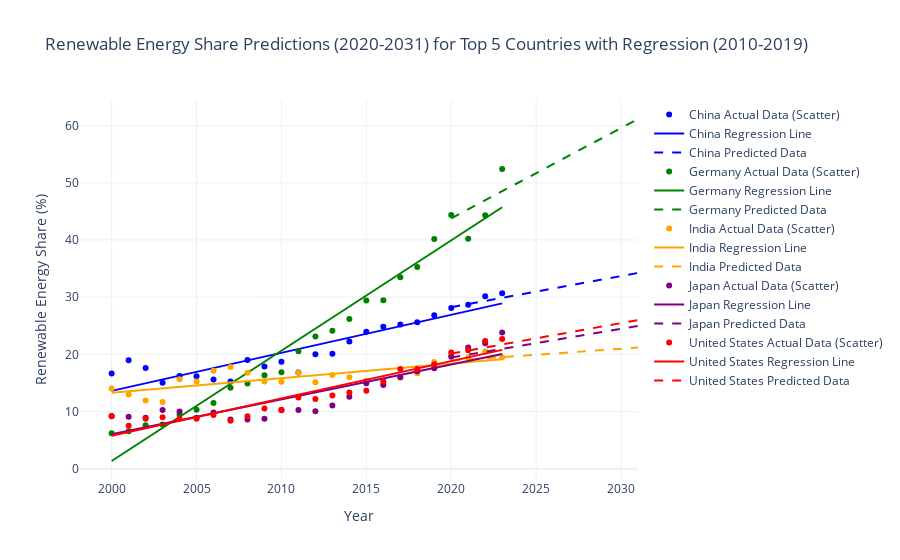

Notebook cell for this chart:
### Code cell
# TOP 5 COUNTRIES (Starting 2010)

import pandas as pd
import numpy as np
import plotly.graph_objs as go
from sklearn.linear_model import LinearRegression
from sklearn.metrics import r2_score, mean_squared_error

countries = ['China', 'United States', 'India', 'Japan', 'Germany']

# Filter the dataframe for the five countries and select the relevant columns
df_filtered = df[(df['Entity'].isin(countries)) & (df['Year'] >= 2000)]

# Create a list for the years we want to predict (2020 and 2031)
years_to_predict = np.array([2022, 2031]).reshape(-1, 1)

# Create an empty list to store the plot traces
plot_traces = []

# Define a list of colors for each country
colors = ['blue', 'green', 'orange', 'purple', 'red']

# Iterate over the top five countries in the dataset
for idx, country in enumerate(df_filtered['Entity'].unique()):
    country_data = df_filtered[df_filtered['Entity'] == country]
    
    # Prepare the feature (year) and target (Renewable energy share)
    X = country_data[['Year']]
    y = country_data['Renewables - % electricity']
    
    # Initialize the linear regression model
    model = LinearRegression()
    
    # Train the model on the available data (years 2010 to 2019)
    model.fit(X, y)
    
    # Make predictions for the years 2020 and 2031
    predictions = model.predict(years_to_predict)
    
    # Create scatter plot for actual data (from 2010 to 2019)
    plot_traces.append(go.Scatter(
        x=country_data['Year'],
        y=y,
        mode='markers',
        marker=dict(color=colors[idx]),
        name=f'{country} Actual Data (Scatter)'
    ))

    # Create a line plot for actual data regression (from 2010 to 2019)
    y_pred = model.predict(X)
    plot_traces.append(go.Scatter(
        x=country_data['Year'],
        y=y_pred,
        mode='lines',
        line=dict(color=colors[idx]),
        name=f'{country} Regression Line'
    ))

    # Create a trace for predicted data (dashed line for predictions)
    plot_traces.append(go.Scatter(
        x=[2020, 2031],
        y=predictions,
        mode='lines',
        line=dict(dash='dash', color=colors[idx]),
        name=f'{country} Predicted Data'
    ))

    # Model evaluation (R² and MSE)
    r2 = r2_score(y, y_pred)
    mse = mean_squared_error(y, y_pred)
    
    print(f'{country} Model Performance:')
    print(f'R-squared: {r2:.2f}')
    print(f'Mean Squared Error: {mse:.2f}')
    print('--------------------------')

# Create the layout for the plot
layout = go.Layout(
    title='Renewable Energy Share Predictions (2020-2031) for Top 5 Countries with Regression (2010-2019)',
    xaxis=dict(title='Year'),
    yaxis=dict(title='Renewable Energy Share (%)'),
    template="plotly_white"
)

# Create the figure with the plot traces
fig = go.Figure(data=plot_traces, layout=layout)

# Show the plot
fig.show()

### Figure 1 — Plotly figure (JSON) as saved in the notebook; plotly's stock layout.template omitted (floating-point values rounded to 4 significant figures)
{"data": [{"marker": {"color": "blue"}, "mode": "markers", "name": "China Actual Data (Scatter)", "type": "scatter", "x": [2000, 2001, 2002, 2003, 2004, 2005, 2006, 2007, 2008, 2009, 2010, 2011, 2012, 2013, 2014, 2015, 2016, 2017, 2018, 2019, 2020, 2021, 2022, 2023], "y": [16.64, 18.96, 17.62, 15.04, 16.22, 16.17, 15.59, 15.26, 19.03, 17.89, 18.69, 16.81, 20.04, 20.13, 22.25, 23.97, 24.83, 25.24, 25.61, 26.85, 28.09, 28.69, 30.18, 30.68]}, {"line": {"color": "blue"}, "mode": "lines", "name": "China Regression Line", "type": "scatter", "x": [2000, 2001, 2002, 2003, 2004, 2005, 2006, 2007, 2008, 2009, 2010, 2011, 2012, 2013, 2014, 2015, 2016, 2017, 2018, 2019, 2020, 2021, 2022, 2023], "y": [13.62, 14.29, 14.95, 15.62, 16.28, 16.95, 17.61, 18.28, 18.94, 19.61, 20.27, 20.94, 21.6, 22.27, 22.93, 23.6, 24.26, 24.93, 25.59, 26.26, 26.92, 27.59, 28.25, 28.92]}, {"line": {"color": "blue", "dash": "dash"}, "mode": "lines", "name": "China Predicted Data", "type": "scatter", "x": [2020, 2031], "y": [28.25, 34.23]}, {"marker": {"color": "green"}, "mode": "markers", "name": "Germany Actual Data (Scatter)", "type": "scatter", "x": [2000, 2001, 2002, 2003, 2004, 2005, 2006, 2007, 2008, 2009, 2010, 2011, 2012, 2013, 2014, 2015, 2016, 2017, 2018, 2019, 2020, 2021, 2022, 2023], "y": [6.224, 6.543, 7.621, 7.752, 9.51, 10.34, 11.51, 14.17, 14.93, 16.34, 16.89, 20.57, 23.14, 24.13, 26.17, 29.44, 29.48, 33.47, 35.26, 40.19, 44.37, 40.22, 44.31, 52.41]}, {"line": {"color": "green"}, "mode": "lines", "name": "Germany Regression Line", "type": "scatter", "x": [2000, 2001, 2002, 2003, 2004, 2005, 2006, 2007, 2008, 2009, 2010, 2011, 2012, 2013, 2014, 2015, 2016, 2017, 2018, 2019, 2020, 2021, 2022, 2023], "y": [1.362, 3.291, 5.22, 7.148, 9.077, 11.01, 12.93, 14.86, 16.79, 18.72, 20.65, 22.58, 24.5, 26.43, 28.36, 30.29, 32.22, 34.15, 36.08, 38.0, 39.93, 41.86, 43.79, 45.72]}, {"line": {"color": "green", "dash": "dash"}, "mode": "lines", "name": "Germany Predicted Data", "type": "scatter", "x": [2020, 2031], "y": [43.79, 61.15]}, {"marker": {"color": "orange"}, "mode": "markers", "name": "India Actual Data (Scatter)", "type": "scatter", "x": [2000, 2001, 2002, 2003, 2004, 2005, 2006, 2007, 2008, 2009, 2010, 2011, 2012, 2013, 2014, 2015, 2016, 2017, 2018, 2019, 2020, 2021, 2022, 2023], "y": [14.05, 13.0, 11.94, 11.7, 15.64, 15.25, 17.14, 17.8, 16.77, 15.27, 15.21, 16.79, 15.14, 16.39, 16.01, 15.37, 14.85, 15.97, 16.69, 18.69, 19.95, 19.45, 20.5, 19.51]}, {"line": {"color": "orange"}, "mode": "lines", "name": "India Regression Line", "type": "scatter", "x": [2000, 2001, 2002, 2003, 2004, 2005, 2006, 2007, 2008, 2009, 2010, 2011, 2012, 2013, 2014, 2015, 2016, 2017, 2018, 2019, 2020, 2021, 2022, 2023], "y": [13.28, 13.53, 13.79, 14.04, 14.3, 14.55, 14.81, 15.06, 15.32, 15.57, 15.83, 16.08, 16.34, 16.59, 16.85, 17.1, 17.36, 17.62, 17.87, 18.13, 18.38, 18.64, 18.89, 19.15]}, {"line": {"color": "orange", "dash": "dash"}, "mode": "lines", "name": "India Predicted Data", "type": "scatter", "x": [2020, 2031], "y": [18.89, 21.19]}, {"marker": {"color": "purple"}, "mode": "markers", "name": "Japan Actual Data (Scatter)", "type": "scatter", "x": [2000, 2001, 2002, 2003, 2004, 2005, 2006, 2007, 2008, 2009, 2010, 2011, 2012, 2013, 2014, 2015, 2016, 2017, 2018, 2019, 2020, 2021, 2022, 2023], "y": [9.187, 9.077, 8.942, 10.26, 10.03, 8.914, 9.831, 8.623, 8.615, 8.732, 10.23, 10.28, 10.06, 11.08, 12.6, 14.95, 14.66, 16.0, 17.07, 17.58, 19.58, 21.18, 21.96, 23.83]}, {"line": {"color": "purple"}, "mode": "lines", "name": "Japan Regression Line", "type": "scatter", "x": [2000, 2001, 2002, 2003, 2004, 2005, 2006, 2007, 2008, 2009, 2010, 2011, 2012, 2013, 2014, 2015, 2016, 2017, 2018, 2019, 2020, 2021, 2022, 2023], "y": [6.025, 6.636, 7.247, 7.858, 8.469, 9.08, 9.692, 10.3, 10.91, 11.52, 12.14, 12.75, 13.36, 13.97, 14.58, 15.19, 15.8, 16.41, 17.03, 17.64, 18.25, 18.86, 19.47, 20.08]}, {"line": {"color": "purple", "dash": "dash"}, "mode": "lines", "name": "Japan Predicted Data", "type": "scatter", "x": [2020, 2031], "y": [19.47, 24.97]}, {"marker": {"color": "red"}, "mode": "markers", "name": "United States Actual Data (Scatter)", "type": "scatter", "x": [2000, 2001, 2002, 2003, 2004, 2005, 2006, 2007, 2008, 2009, 2010, 2011, 2012, 2013, 2014, 2015, 2016, 2017, 2018, 2019, 2020, 2021, 2022, 2023], "y": [9.23, 7.513, 8.749, 9.025, 8.733, 8.749, 9.418, 8.398, 9.181, 10.55, 10.32, 12.47, 12.18, 12.83, 13.35, 13.63, 15.29, 17.45, 17.45, 18.29, 20.32, 20.74, 22.35, 22.67]}, {"line": {"color": "red"}, "mode": "lines", "name": "United States Regression Line", "type": "scatter", "x": [2000, 2001, 2002, 2003, 2004, 2005, 2006, 2007, 2008, 2009, 2010, 2011, 2012, 2013, 2014, 2015, 2016, 2017, 2018, 2019, 2020, 2021, 2022, 2023], "y": [5.788, 6.44, 7.092, 7.744, 8.396, 9.048, 9.7, 10.35, 11.0, 11.66, 12.31, 12.96, 13.61, 14.27, 14.92, 15.57, 16.22, 16.87, 17.53, 18.18, 18.83, 19.48, 20.13, 20.79]}, {"line": {"color": "red", "dash": "dash"}, "mode": "lines", "name": "United States Predicted Data", "type": "scatter", "x": [2020, 2031], "y": [20.13, 26.0]}], "layout": {"title": {"text": "Renewable Energy Share Predictions (2020-2031) for Top 5 Countries with Regression (2010-2019)"}, "xaxis": {"title": {"text": "Year"}}, "yaxis": {"title": {"text": "Renewable Energy Share (%)"}}}}
